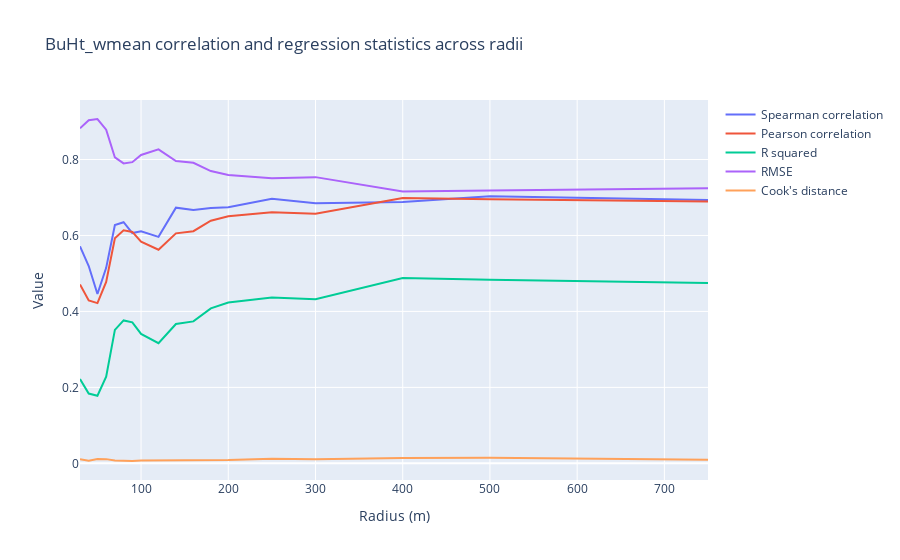

The cell this chart's notebook holds for it:
### Code cell
param_scale_plot('BuHt_wmean')
